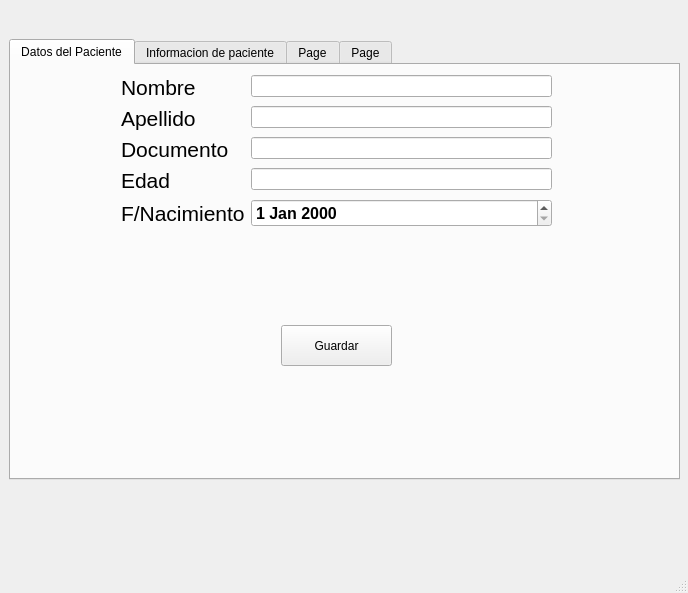
<?xml version="1.0" encoding="UTF-8"?>
<ui version="4.0">
 <class>MainWindow</class>
 <widget class="QMainWindow" name="MainWindow">
  <property name="geometry">
   <rect>
    <x>0</x>
    <y>0</y>
    <width>688</width>
    <height>593</height>
   </rect>
  </property>
  <property name="windowTitle">
   <string>MainWindow</string>
  </property>
  <widget class="QWidget" name="centralwidget">
   <widget class="QWidget" name="verticalLayoutWidget">
    <property name="geometry">
     <rect>
      <x>9</x>
      <y>39</y>
      <width>671</width>
      <height>441</height>
     </rect>
    </property>
    <layout class="QVBoxLayout" name="verticalLayout">
     <item>
      <widget class="QTabWidget" name="tabs">
       <property name="currentIndex">
        <number>0</number>
       </property>
       <widget class="QWidget" name="tab1">
        <attribute name="title">
         <string>Datos del Paciente</string>
        </attribute>
        <widget class="QWidget" name="formLayoutWidget">
         <property name="geometry">
          <rect>
           <x>110</x>
           <y>10</y>
           <width>431</width>
           <height>201</height>
          </rect>
         </property>
         <layout class="QFormLayout" name="datosPaciente">
          <item row="0" column="0">
           <widget class="QLabel" name="nombreLabel">
            <property name="minimumSize">
             <size>
              <width>37</width>
              <height>20</height>
             </size>
            </property>
            <property name="font">
             <font>
              <pointsize>16</pointsize>
             </font>
            </property>
            <property name="text">
             <string>Nombre</string>
            </property>
           </widget>
          </item>
          <item row="0" column="1">
           <widget class="QLineEdit" name="nombreLineEdit"/>
          </item>
          <item row="1" column="0">
           <widget class="QLabel" name="apellidoLabel">
            <property name="font">
             <font>
              <pointsize>16</pointsize>
             </font>
            </property>
            <property name="text">
             <string>Apellido</string>
            </property>
           </widget>
          </item>
          <item row="1" column="1">
           <widget class="QLineEdit" name="apellidoLineEdit"/>
          </item>
          <item row="2" column="0">
           <widget class="QLabel" name="documentoLabel">
            <property name="font">
             <font>
              <pointsize>16</pointsize>
             </font>
            </property>
            <property name="text">
             <string>Documento</string>
            </property>
           </widget>
          </item>
          <item row="2" column="1">
           <widget class="QLineEdit" name="documentoLineEdit"/>
          </item>
          <item row="3" column="0">
           <widget class="QLabel" name="edadLabel">
            <property name="font">
             <font>
              <pointsize>16</pointsize>
             </font>
            </property>
            <property name="text">
             <string>Edad</string>
            </property>
           </widget>
          </item>
          <item row="3" column="1">
           <widget class="QLineEdit" name="edadLineEdit"/>
          </item>
          <item row="4" column="0">
           <widget class="QLabel" name="fNacimientoLabel">
            <property name="font">
             <font>
              <pointsize>16</pointsize>
             </font>
            </property>
            <property name="text">
             <string>F/Nacimiento</string>
            </property>
           </widget>
          </item>
          <item row="4" column="1">
           <widget class="QDateEdit" name="fNacimientoDateEdit">
            <property name="font">
             <font>
              <pointsize>12</pointsize>
              <weight>75</weight>
              <bold>true</bold>
             </font>
            </property>
           </widget>
          </item>
         </layout>
        </widget>
        <widget class="QPushButton" name="btn_guardar">
         <property name="geometry">
          <rect>
           <x>270</x>
           <y>260</y>
           <width>111</width>
           <height>41</height>
          </rect>
         </property>
         <property name="text">
          <string>Guardar</string>
         </property>
        </widget>
       </widget>
       <widget class="QWidget" name="tab2">
        <attribute name="title">
         <string>Informacion de paciente</string>
        </attribute>
        <widget class="QTableView" name="tablaPacientes">
         <property name="geometry">
          <rect>
           <x>10</x>
           <y>60</y>
           <width>641</width>
           <height>192</height>
          </rect>
         </property>
        </widget>
        <widget class="QScrollBar" name="scrollPacientes">
         <property name="geometry">
          <rect>
           <x>10</x>
           <y>260</y>
           <width>631</width>
           <height>20</height>
          </rect>
         </property>
         <property name="orientation">
          <enum>Qt::Horizontal</enum>
         </property>
        </widget>
       </widget>
       <widget class="QWidget" name="tab">
        <attribute name="title">
         <string>Page</string>
        </attribute>
       </widget>
       <widget class="QWidget" name="tab_2">
        <attribute name="title">
         <string>Page</string>
        </attribute>
       </widget>
      </widget>
     </item>
    </layout>
   </widget>
  </widget>
  <widget class="QMenuBar" name="menubar">
   <property name="geometry">
    <rect>
     <x>0</x>
     <y>0</y>
     <width>688</width>
     <height>21</height>
    </rect>
   </property>
  </widget>
  <widget class="QStatusBar" name="statusbar"/>
 </widget>
 <resources/>
 <connections/>
</ui>
